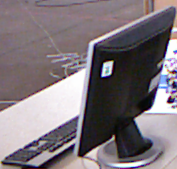
//> input picture data/104laptop.png, 177 x 169 px
$ ./contours ../data/104laptop.png ../data/124laptop.png   (built with g++ and OpenCV 4)
//> lines starting //> are read from the running program, lines starting //| are printed output that depends on the picture; after the words box and inside, x2 and y2 are one past the last pixel; in counts of white or black regions, pixels touching at a corner belong together
// The "Square Detector" program.
// It loads several images sequentially and tries to find squares in
// each image

#include "opencv2/core.hpp"
#include "opencv2/imgproc.hpp"
#include "opencv2/imgcodecs.hpp"
#include "opencv2/highgui.hpp"

#include <iostream>
#include <math.h>
#include <string.h>

using namespace cv;
using namespace std;

// helper function:
// finds a cosine of angle between vectors
// from pt0->pt1 and from pt0->pt2
static double angle(Point pt1, Point pt2, Point pt0)
{
    double dx1 = pt1.x - pt0.x;
    double dy1 = pt1.y - pt0.y;
    double dx2 = pt2.x - pt0.x;
    double dy2 = pt2.y - pt0.y;
    return (dx1 * dx2 + dy1 * dy2) / sqrt((dx1 * dx1 + dy1 * dy1) * (dx2 * dx2 + dy2 * dy2) + 1e-10);
}

Mat src, src_gray;
Mat dst, detected_edges;
int edgeThresh = 1;
int lowThreshold = 0;
int const max_lowThreshold = 100;
int ratio = 3;
int kernel_size = 3;
const char *window_name = "Edge Map";

cv::Mat CannyThreshold(int thresh)
{
    blur(src_gray, detected_edges, Size(3, 3));
    Canny(detected_edges, detected_edges, thresh, thresh * ratio, kernel_size);
    // cv::Mat gray;
    // dilate(detected_edges, gray, Mat(), Point(-1, -1));

    dst = Scalar::all(0);
    src.copyTo(dst, detected_edges);
    imshow(window_name, dst);
    return dst;
}

int main(int argc, char **argv)
{
    cv::Mat depth;
    src = imread(argv[1], IMREAD_COLOR); // Load an image
//> src is the input picture: 169 rows x 177 cols, CV_8UC3; mean B, G, R 121.6, 115.8, 124.8
    if (src.empty())
    {
        return -1;
    }
    cout << "Source image type: " << src.type() << endl;
//| Source image type: 16

    if (argc == 3)
    {
        depth = cv::imread(argv[2], -1);
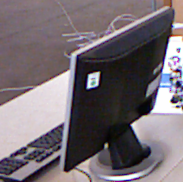
//> input picture data/124laptop.png, 183 x 182 px
//> depth is the input picture: 182 rows x 183 cols, CV_8UC3; mean B, G, R 113.2, 107, 116
        cout << "depth.type: " << depth.type() << endl;
//| depth.type: 16

        //Calculate the min and max depth
        double minDepth = 999.99;
        double maxDepth;
        // cv::Point min_loc, max_loc;
        // cv::minMaxLoc(depth, &minDepth, &maxDepth, &min_loc, &max_loc);
        cout << "depth: ";
        for (int i = 0; i < depth.rows; i++)
        {
            for (int j = 0; j < depth.cols; j++)
            {
                float d = depth.ptr<uchar>(i)[j];
                if (d < 0.5)
                {
                    continue;
                }
                if (d < minDepth)
                {
                    minDepth = d;
                }
                if (d > maxDepth)
                {
                    maxDepth = d;
                }
                // cout << d << " ";
            }
        }
//> this loop made 182 passes
//> (minDepth, maxDepth) on passes 1 to 3: (107, 149), (101, 149), (101, 152)
//> after the loop, minDepth = 1; maxDepth = 252
        cout << "minDepth: " << minDepth << endl;
//| minDepth: 1
        cout << "maxDepth: " << maxDepth << endl;
//| maxDepth: 252

        double averageDepth = (maxDepth - minDepth) / 2;
//> averageDepth = 125.5

        for (int i = 0; i < src.rows; i++)
        {
            for (int j = 0; j < src.cols; j++)
            {
                float d = depth.ptr<uchar>(i)[j];
                if (d > averageDepth)
                {
                    src.at<cv::Vec3b>(i, j)[0] = 0;
                    src.at<cv::Vec3b>(i, j)[1] = 0;
                    src.at<cv::Vec3b>(i, j)[2] = 0;
                }
            }
        }
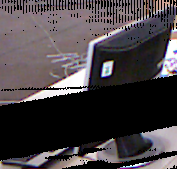
//> src: 169 rows x 177 cols, CV_8UC3; mean B, G, R 68.9, 65.5, 72
        cv::imshow("Source image after remove remost pixel", src);
    }

    cout << endl;

    dst.create(src.size(), src.type());
    cvtColor(src, src_gray, COLOR_BGR2GRAY);
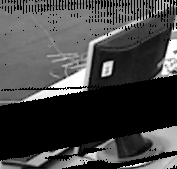
//> src_gray: 169 rows x 177 cols, CV_8UC1; min 0, max 254, mean 67.9
    // namedWindow(window_name, WINDOW_AUTOSIZE);

    cv::Mat result;
    vector<vector<Point>> contours;
    std::vector<cv::Vec4i> hierarchy;
    result = CannyThreshold(100);
//> in CannyThreshold, `blur(src_gray, detected_edges, Size(3, 3));`:
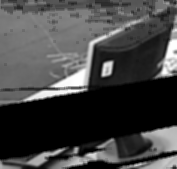
//> detected_edges: 169 rows x 177 cols, CV_8UC1; min 0, max 254, mean 67.9
//> in CannyThreshold, `Canny(detected_edges, detected_edges, thresh, thresh * ratio, kernel_s..`:
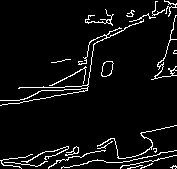
//> detected_edges: 169 rows x 177 cols, CV_8UC1; 5.8% white in thin lines or dots
//> in CannyThreshold, `src.copyTo(dst, detected_edges);`:
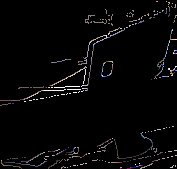
//> dst: 169 rows x 177 cols, CV_8UC3; mean B, G, R 6.5, 6, 6.6
    cout << result.type() << endl;
//| 16

    cv::Mat input;
    cvtColor(result, input, COLOR_BGR2GRAY);

    findContours(input, contours, RETR_LIST, CHAIN_APPROX_NONE);
//> contours = 161 contours, 158 with area under 20; largest, box (x1, y1, x2, y2) and area: (101, 61, 114, 77) 134, (101, 61, 114, 77) 128, (78, 28, 125, 87) 22

    double maxArea = 0.0;
    for (size_t i = 0; i < contours.size(); ++i)
    {
        double area = cv::contourArea(contours[i]);
        if (maxArea < area)
        {
            maxArea = area;
        }
    }
//> this loop made 161 passes
//> (area, maxArea) on passes 111 to 112: (128.5, 128.5), (134.5, 134.5)
//> after the loop, maxArea = 134.5

    cout << "maxArea: " << maxArea << endl;
//| maxArea: 134.5

    for (size_t i = 0; i < contours.size(); ++i)
    {
        double area = cv::contourArea(contours[i]);

        if (area < maxArea / 10.0 || area < 5)
        {
            // cout << "area: " << area << endl;
            continue;
        }

        drawContours(src, contours, static_cast<int>(i), cv::Scalar(0, 0, 255), 2, 8, hierarchy, 0);
    }
//> this loop made 161 passes
//> area on passes 111, 112, 116: 128.5, 134.5, 22
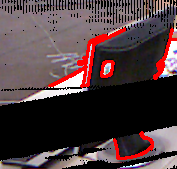
//> src: 169 rows x 177 cols, CV_8UC3; 4.73% of pixels changed, all inside (x1, y1, x2, y2) = (48, 27, 177, 160)

    imshow("countours", src);
    waitKey(0);
    return 0;
//> (the program exits here)
